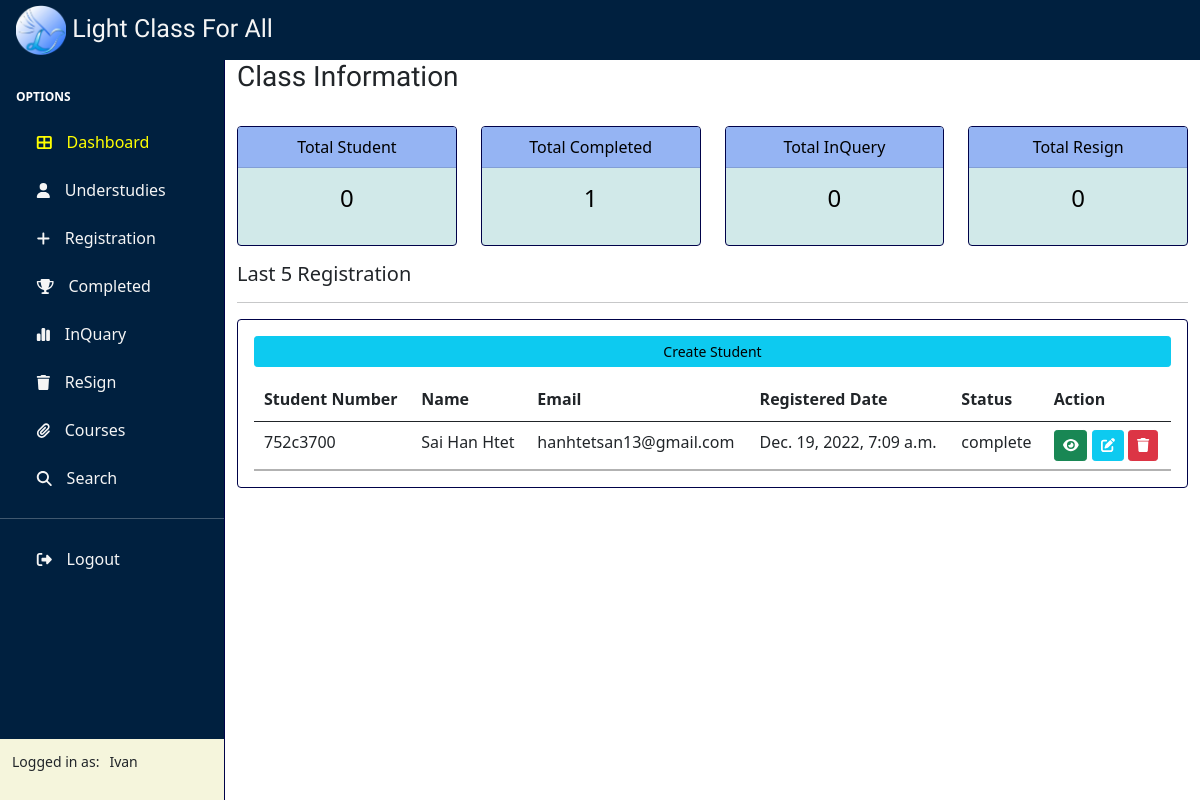
The app's page / (signed in), older data.
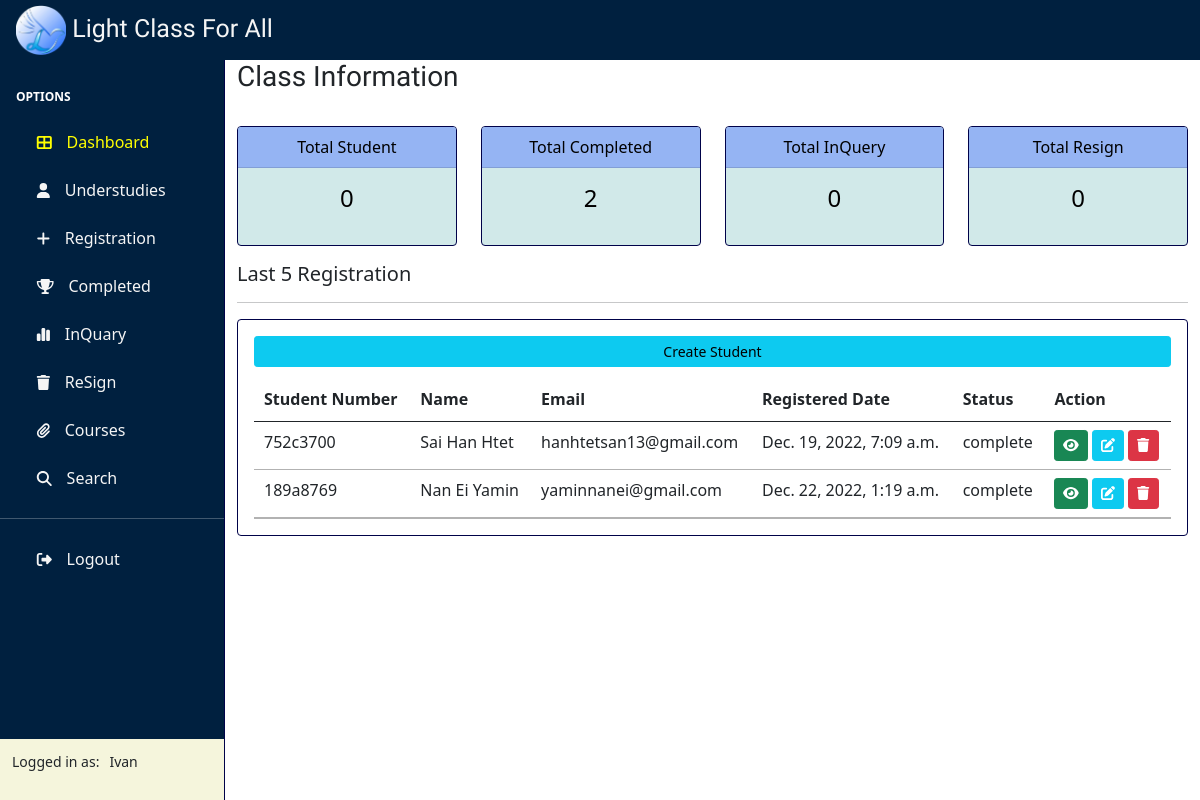
The same page, newer data.
### Class/models.py (models this page shows, shortened)
class Student(models.Model):
    STATUS = (
        ('understudies','understudies'),
        ('complete','complete'),
        ('resign','resign'),
    )
    roll_id = models.CharField(max_length=10, unique=True)
    status = models.CharField(max_length=100,
                                choices=STATUS,
                                default='understudies')
    student = NameField(max_length=50,null=True)
    guardian = NameField(max_length=50,null=True)
    phone = models.CharField(max_length=50,null=True)
    guardian_ph = models.CharField(max_length=50,null=True)
    email = models.EmailField(null=True)
    address = models.CharField(max_length=50,null=True)
    subjects = models.ManyToManyField(Subject)
    course = models.ForeignKey(Course,null=True,on_delete=models.SET_NULL)
    date_created = models.DateTimeField(auto_now_add=True,null=True)
    class Meta:
        db_table = 'STUDENT'

### Class/views.py (the view)
# urls.py: path('',views.dashboard,name='Home'),
@login_required(login_url='Login')
def dashboard(request):
    student = Student.objects.all()
    lastStudent = Student.objects.order_by('-date_created').reverse()[:5]
    total_student = student.filter(status="understudies").count()
    total_complete = student.filter(status="complete").count()
    total_resign = student.filter(status="resign").count()
    inquery = Query.objects.all().count()
    context={
            'student': student,
            'total_student': total_student,
            'total_complete': total_complete,
            'total_resign': total_resign,
            'total_inquery': inquery,
            'last':lastStudent
    }
    return render(request,'Class/dashboard.html',context)

### templates/class/dashboard.html
{% extends 'Class/base.html' %}
{% block content %}
{% include 'Class/status.html' %}
<div class="row">
    <div class="col">
        <h5>Last 5 Registration</h5>
        <hr>
        <div class="card card-body">
            <a href="{% url 'Register' %}" class="btn btn-info btn-sm btn-block text-black">Create Student</a>
            {% if last %}
            <div class="table-responsive">
                <table class="table table-hover display-five">
                    <thead>
                        <tr>
                            <th>Student Number</th>
                            <th>Name</th>
                            <th>Email</th>
                            <th>Registered Date</th>
                            <th>Status</th>
                            <th>Action</th>
                        </tr>
                    </thead>
                    <tbody>
                        {% for student in last %}
                        <tr>
                            <td>{{student.roll_id}}</td>
                            <td style="text-transform: capitalize;">{{student.student}}</td>
                            <td>{{student.email}}</td>
                            <td>{{student.date_created}}</td>
                            <td>{{student.status}}</td>
                            <td><a href="{% url 'StudentInfo' student.id %}" class="btn btn-sm btn-success .origin text-white"><i class="fa-solid fa-eye"></i></a>
                                <a href="{% url 'UpdateStudent' student.id %}" class="btn btn-sm btn-info .origin text-white"><i class="fa-solid fa-pen-to-square"></i></a>
                                <a href="{% url 'DeleteStudent' student.id %}" class="btn btn-sm btn-danger .origin text-white"><i class="fa-solid fa-trash sb-nav-link-icon"></i></a>
                            </td>
                        </tr>
                        {% endfor %}
                    </tbody>
                </table>
            </div>
            {% else %}
            <h5>No Student Records</h5>
            {% endif %}
        </div>
    </div>
</div>
{% endblock content %}

Row changes from the older to the newer data that the page shows:
added Student: roll_id "189a8769", student "Nan Ei Yamin", email "yaminnanei@gmail.com", date_created "Dec. 22, 2022, 1:19 a.m.", status "complete"
Text that changed along with them:
{{ total_complete }}: "1" → "2"
